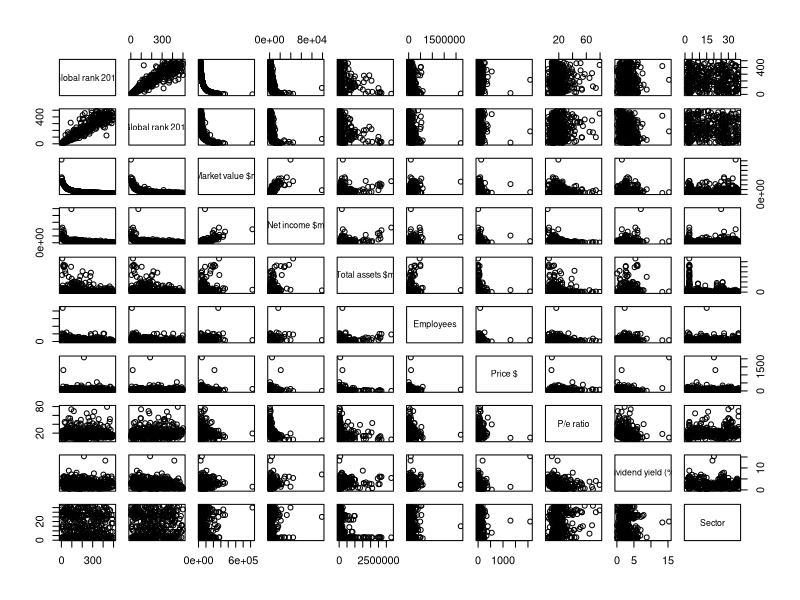
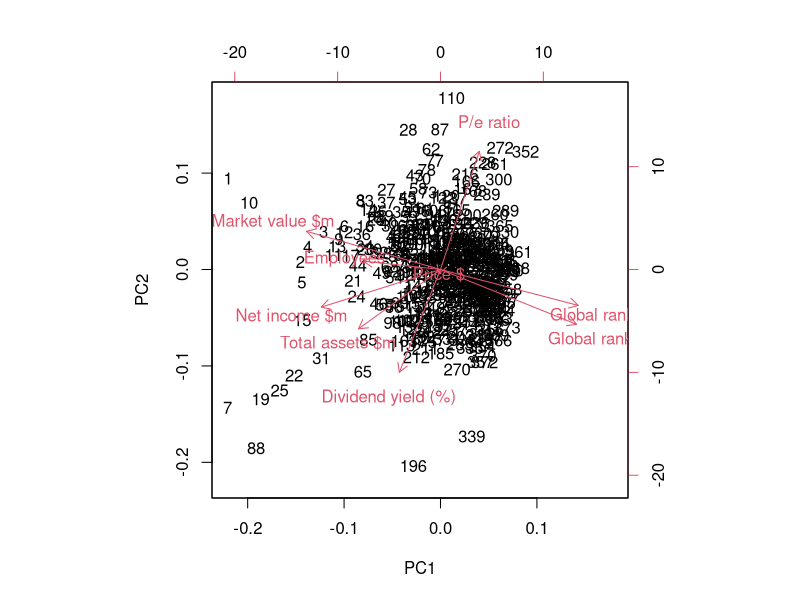
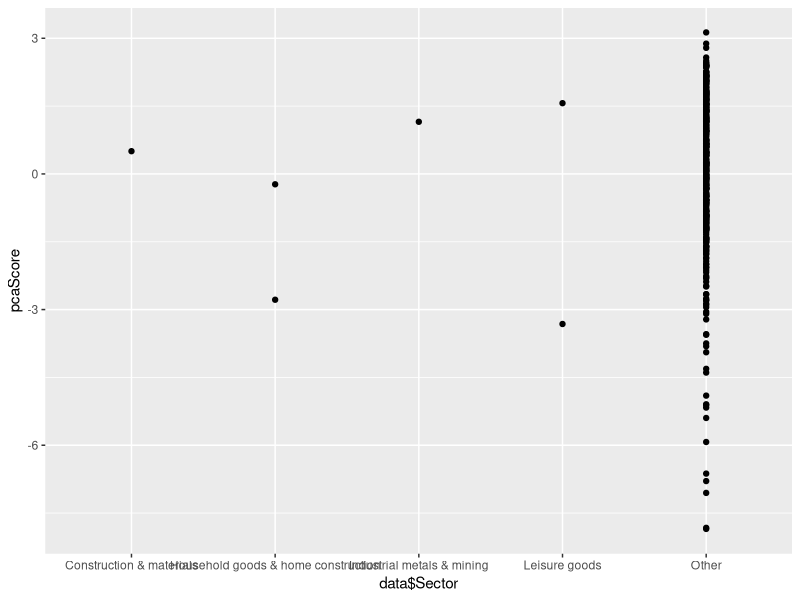

Recreate these plots in R, in order.
## ---- chunk 1
library(readxl)
library(dplyr)
library(corrplot)
library(ggplot2)
## ---- chunk 2
#read in data
data <- read_excel("FTglobal500.xls", skip = 3)

#omit NA
data <-na.omit(data)
## ---- chunk 3
#Select only numeric variables
data.n <- select_if(data, is.numeric)

## ---- chunk 4
#Correlations of numeric data
corr <- round(cor(data.n),2)
## ---- chunk 5
#check data types
str(data)

#change Sector data type to factor
data$Sector <- as.factor(data$Sector)

## ---- chunk 6
#Add back Sector column to numeric dataset
data.n$Sector <- data$Sector

#Rename data.n back to data
data <- data.n
## ---- chunk 7
plot(data)
## ---- chunk 8
#Use negative value to collapse the 4 most common groups of Sectors
data$Sector<- forcats::fct_lump(data$Sector, n= -4)

## ---- chunk 9
#run PCA
pca <- prcomp(data[,c(1:9)],center = T, scale=T)
pca
## ---- chunk 10
summary(pca)
## ---- chunk 11
biplot(pca)

## ---- chunk 12
#principal component score for each company
pcaScore <- pca$x[,1]

#Plot Sector and Score
ggplot(data=NULL, aes(x=data$Sector,y=pcaScore)) +
 geom_point()
